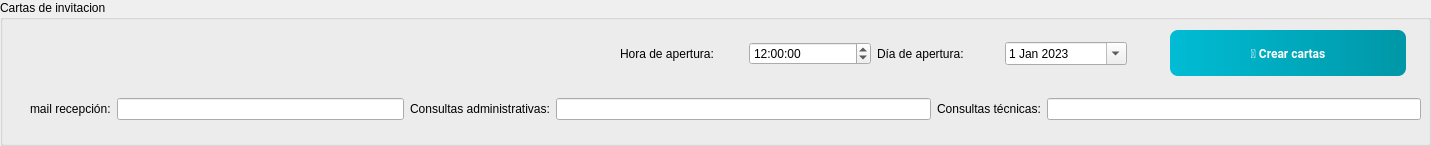
     <widget class="QGroupBox" name="groupBox_9">
      <property name="geometry">
       <rect>
        <x>65</x>
        <y>35</y>
        <width>1431</width>
        <height>146</height>
       </rect>
      </property>
      <property name="title">
       <string>Cartas de invitacion</string>
      </property>
      <widget class="QPushButton" name="Generar_Cartas_inv">
       <property name="geometry">
        <rect>
         <x>1170</x>
         <y>30</y>
         <width>236</width>
         <height>46</height>
        </rect>
       </property>
       <property name="font">
        <font>
         <family>Segoe UI,Roboto,Arial,sans-serif</family>
         <pointsize>9</pointsize>
         <weight>75</weight>
         <bold>true</bold>
        </font>
       </property>
       <property name="styleSheet">
        <string notr="true">QPushButton {
    background: qlineargradient(x1:0,y1:0,x2:1,y2:0, stop:0 #00BCD4, stop:1 #0097A7);
    color: #ffffff;
    border: none;
    border-radius: 8px;
    padding: 6px 12px;
    font-weight: 600;
}
QPushButton:hover {
    background: qlineargradient(x1:0,y1:0,x2:1,y2:0, stop:0 #26C6DA, stop:1 #00BCD4);
}
QPushButton:pressed {
    background: #006064;
}</string>
       </property>
       <property name="text">
        <string>📧 Crear cartas</string>
       </property>
      </widget>
      <widget class="QWidget" name="layoutWidget">
       <property name="geometry">
        <rect>
         <x>30</x>
         <y>85</y>
         <width>1391</width>
         <height>48</height>
        </rect>
       </property>
       <layout class="QHBoxLayout" name="horizontalLayout_15">
        <item>
         <layout class="QHBoxLayout" name="horizontalLayout_16">
          <item>
           <widget class="QLabel" name="Lb22">
            <property name="text">
             <string>mail recepción:</string>
            </property>
           </widget>
          </item>
          <item>
           <widget class="QLineEdit" name="mailDeRecepcion"/>
          </item>
         </layout>
        </item>
        <item>
         <widget class="QLabel" name="Lb20">
          <property name="text">
           <string>Consultas administrativas:</string>
          </property>
         </widget>
        </item>
        <item>
         <widget class="QLineEdit" name="consultasAdministrativas"/>
        </item>
        <item>
         <widget class="QLabel" name="Lb21">
          <property name="text">
           <string>Consultas técnicas:</string>
          </property>
         </widget>
        </item>
        <item>
         <widget class="QLineEdit" name="consultasTecnicas"/>
        </item>
       </layout>
      </widget>
      <widget class="QWidget" name="layoutWidget">
       <property name="geometry">
        <rect>
         <x>620</x>
         <y>30</y>
         <width>507</width>
         <height>47</height>
        </rect>
       </property>
       <layout class="QHBoxLayout" name="horizontalLayout_38">
        <item>
         <layout class="QHBoxLayout" name="horizontalLayout_17">
          <item>
           <widget class="QLabel" name="label_8">
            <property name="text">
             <string>Hora de apertura:</string>
            </property>
           </widget>
          </item>
          <item>
           <widget class="QTimeEdit" name="horaDeApertura">
            <property name="dateTime">
             <datetime>
              <hour>12</hour>
              <minute>0</minute>
              <second>0</second>
              <year>2000</year>
              <month>1</month>
              <day>1</day>
             </datetime>
            </property>
           </widget>
          </item>
         </layout>
        </item>
        <item>
         <layout class="QHBoxLayout" name="horizontalLayout_18">
          <item>
           <widget class="QLabel" name="label_10">
            <property name="text">
             <string>Día de apertura:</string>
            </property>
           </widget>
          </item>
          <item>
           <widget class="QDateEdit" name="diaDeApertura">
            <property name="dateTime">
             <datetime>
              <hour>0</hour>
              <minute>0</minute>
              <second>0</second>
              <year>2023</year>
              <month>1</month>
              <day>1</day>
             </datetime>
            </property>
            <property name="calendarPopup">
             <bool>true</bool>
            </property>
           </widget>
          </item>
         </layout>
        </item>
       </layout>
      </widget>
     </widget>
